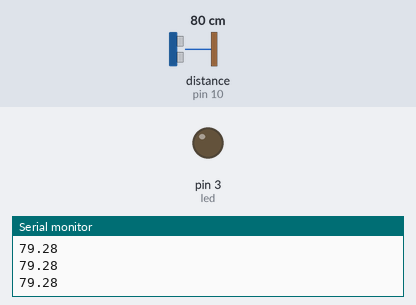
The sketch below on a simulated Arduino Uno, built with avr-gcc and run on an emulated ATmega328P. Parts: output pins drawn as LEDs (lit = HIGH), the last lines printed to the serial monitor. Wiring (inferred from the names in the program): ultrasonic range finder: trigger pin 9; echo pin 10. Dashed ring = blinking. The test bench sets the inputs (shaded band); at power-on: distance to the obstacle (sensor on pin 10) 80 cm. The echo pulse lasts 58.3 µs per cm; pins used as bus, display or sensor lines are not drawn.

Above: at 1.3 s.
1.4 s: distance to the obstacle (sensor on pin 10) set to 12 cm
2.9 s: distance to the obstacle (sensor on pin 10) set to 9 cm
At 3.4 s:
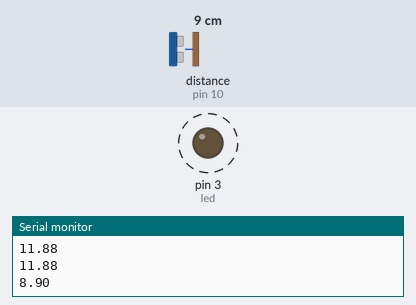
5.9 s: distance to the obstacle (sensor on pin 10) set to 18 cm
At 5.9 s:
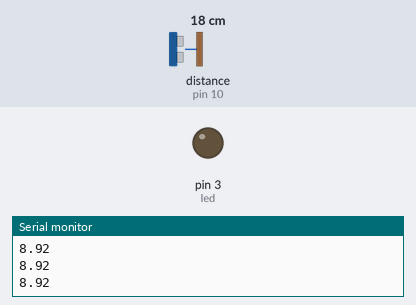
7.4 s: distance to the obstacle (sensor on pin 10) set to 2 cm
At 8.3 s:
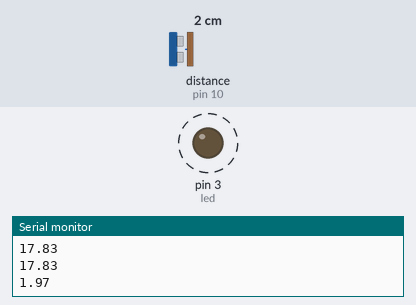
Timing chart, 0 to 11.4 s (numbered marks = the images above; inputs shaded):
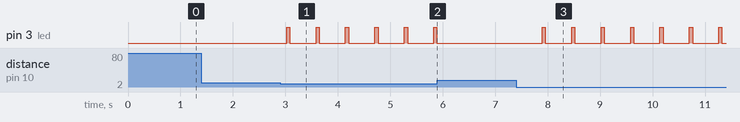

Measured:
- the behaviour switches between 11 and 10 cm on distance to the obstacle (sensor on pin 10) (found by bisection; images 0 and 1)
- after the input at 2.9 s, pin 3 (led): alternates HIGH for 0.06 s and LOW for 0.50 s, starting after 0.12 s
- after the input at 5.9 s, pin 3 (led): stops changing and stays LOW
- after the input at 7.4 s, pin 3 (led): alternates HIGH for 0.06 s and LOW for 0.50 s, starting after 0.50 s

The sketch:

dist_logger.ino
```cpp
int trig = 9;
int echo = 10;
int led = 3;

void setup() {
  Serial.begin(9600);
  pinMode(trig, OUTPUT);
  pinMode(echo, INPUT);
  pinMode(led, OUTPUT);
}

void loop() {
  digitalWrite(trig, LOW);
  delayMicroseconds(2);

  digitalWrite(trig, HIGH);
  delayMicroseconds(30);
  digitalWrite(trig, LOW);

  long time = pulseIn(echo, HIGH);
  float dist = time*0.017;
  dist = dist + 0.3;

  if (dist < 10) {
    digitalWrite(led, HIGH);
    delay(60);
    digitalWrite(led, LOW);
  }

  else {
    digitalWrite(led, LOW);
  }

  Serial.println(dist);
  delay(500);
}
```
